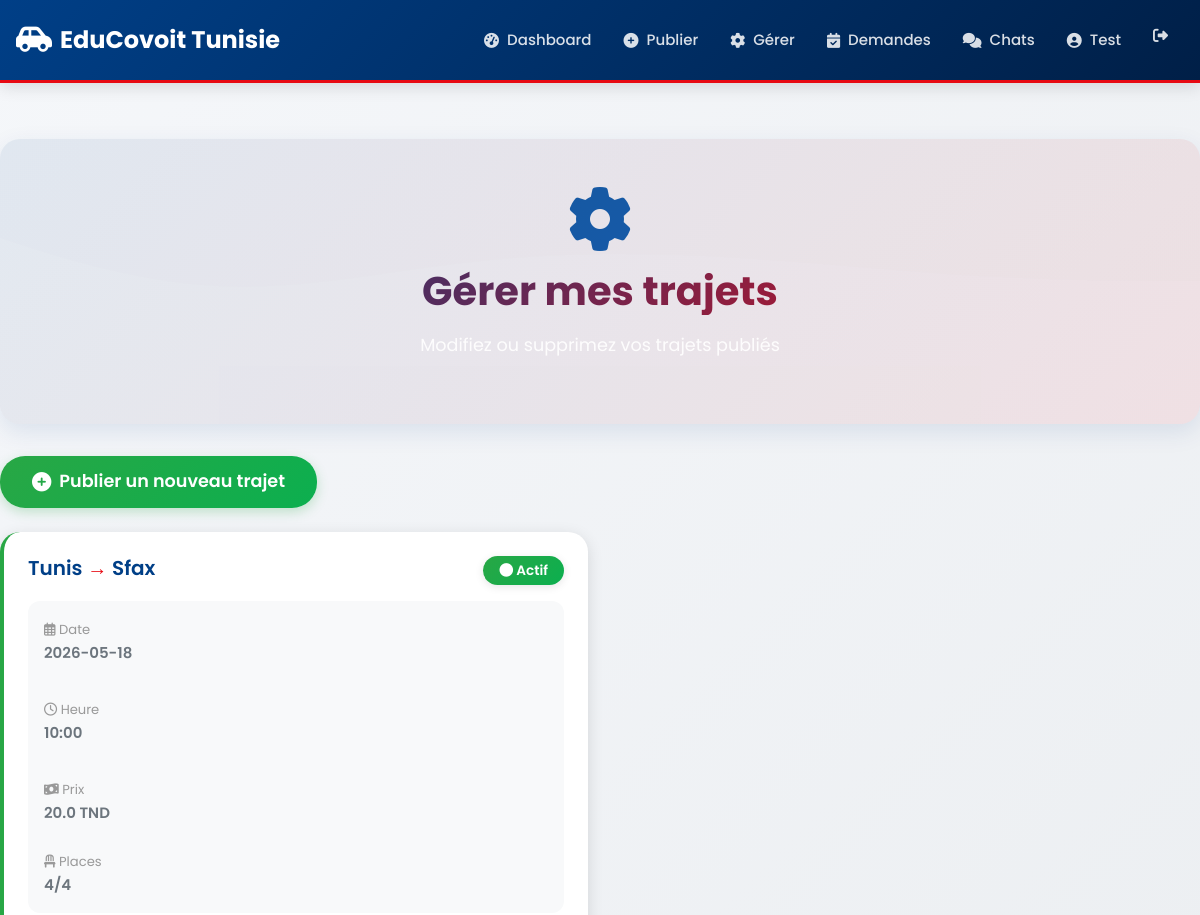
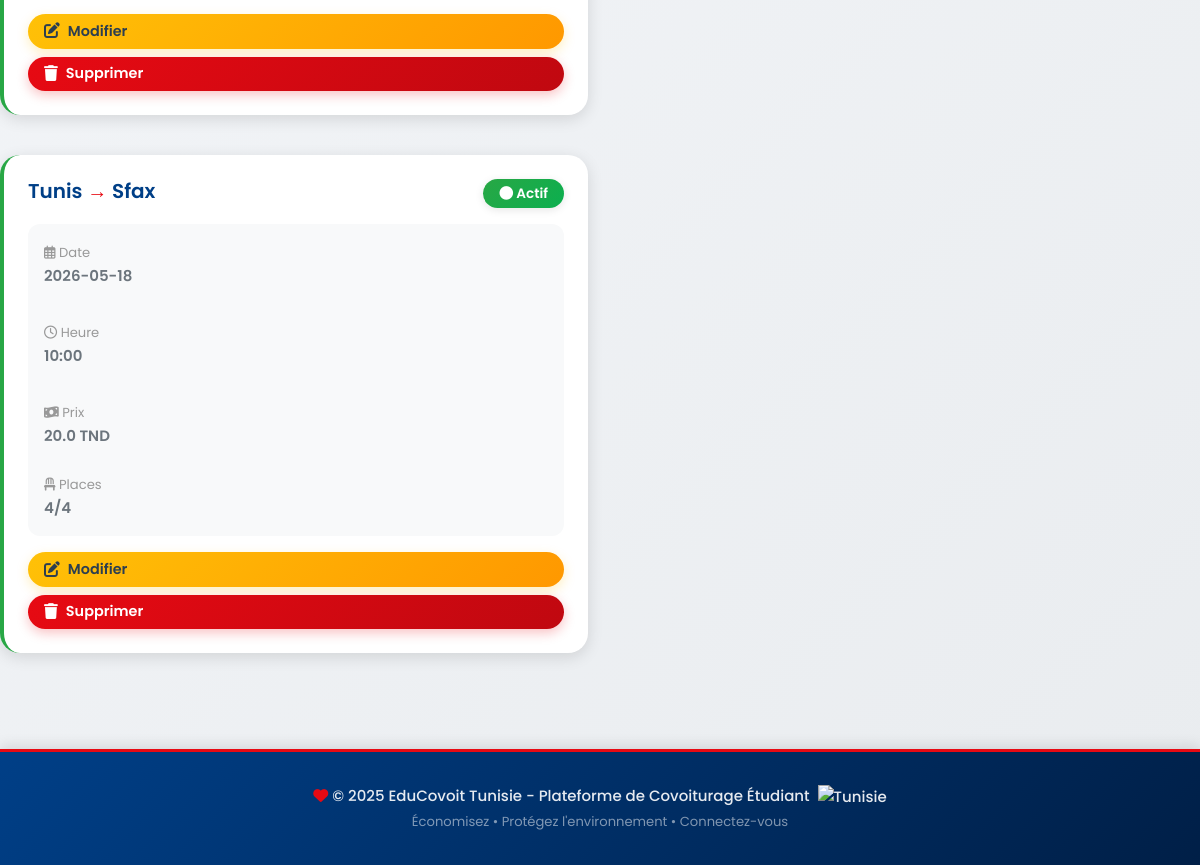
Page /gestion_trajets (signed in) on the committed database (2 pictures, top to bottom).
### models.py (models this page shows, shortened)
class Utilisateur(UserMixin, db.Model):
    __tablename__ = 'utilisateurs'
    id = db.Column(db.Integer, primary_key=True)
    nom = db.Column(db.String(100), nullable=False)
    email = db.Column(db.String(100), unique=True, nullable=False)
    telephone = db.Column(db.String(20))
    mot_de_passe = db.Column(db.String(255), nullable=False)
    note_moyenne = db.Column(db.Float, default=0.0)
    nombre_avis = db.Column(db.Integer, default=0)
    type_utilisateur = db.Column(db.String(20))
    avis_recus = db.relationship('Avis', foreign_keys='Avis.cible_id', backref='cible')
    avis_donnes = db.relationship('Avis', foreign_keys='Avis.auteur_id', backref='auteur')

class Trajet(db.Model):
    __tablename__ = 'trajets'
    id = db.Column(db.Integer, primary_key=True)
    conducteur_id = db.Column(db.Integer, db.ForeignKey('utilisateurs.id'), nullable=False)
    depart = db.Column(db.String(200), nullable=False)
    arrivee = db.Column(db.String(200), nullable=False)
    date = db.Column(db.String(20), nullable=False)
    heure = db.Column(db.String(10), nullable=False)
    places_disponibles = db.Column(db.Integer, nullable=False)
    places_initiales = db.Column(db.Integer, nullable=False)
    prix = db.Column(db.Float, nullable=False)
    reservations = db.relationship('Reservation', backref='trajet', lazy=True)

### app.py (the view)
@app.route('/gestion_trajets')
@login_required
def gestion_trajets():
    if current_user.type_utilisateur != 'conducteur':
        return redirect(url_for('dashboard'))
    trajets = Trajet.query.filter_by(conducteur_id=current_user.id).order_by(Trajet.date).all()
    return render_template('gestion_trajets.html', trajets=trajets, today=get_current_date())

### app.py (called while the page is built)
@login_manager.user_loader
def load_user(user_id):
    return Utilisateur.query.get(int(user_id))

def get_current_date():
    return date.today().strftime('%Y-%m-%d')

### templates/gestion_trajets.html (shortened to what this page needs)
{% extends "base.html" %}
{% block content %}
<div class="hero-section fade-in text-center" style="margin-bottom: 2rem;">
    <div style="position: relative; z-index: 1;">
        <i class="fas fa-cog" style="font-size: 4rem; margin-bottom: 1rem; display: block;"></i>
        <h1>Gérer mes trajets</h1>
        <p>Modifiez ou supprimez vos trajets publiés</p>
    </div>
</div>
<div class="row fade-in">
    <div class="col-md-12 mb-4">
        <a href="{{ url_for('publier_trajet') }}" class="btn btn-success btn-lg">
            <i class="fas fa-plus-circle"></i> Publier un nouveau trajet
        </a>
    </div>
</div>
<div class="row fade-in">
    <div class="col-md-12">
        {% if trajets %}
            <div class="row">
                {% for trajet in trajets %}
                <div class="col-md-6 mb-3">
                    <div class="card" style="border-radius: 20px; overflow: hidden; border-left: 4px solid {% if trajet.date >= today %}#28a745{% else %}#999{% endif %};">
                        <div class="card-body p-4">
                            <div class="d-flex justify-content-between align-items-start mb-2">
                                <h5 style="color: #003F87; margin: 0;">
                                    {{ trajet.depart }} <span style="color: #E70A13;">→</span> {{ trajet.arrivee }}
                                </h5>
                                {% if trajet.date >= today %}
                                    <span class="badge bg-success"><i class="fas fa-circle"></i> Actif</span>
                                {% else %}
                                    <span class="badge bg-secondary"><i class="fas fa-circle"></i> Passé</span>
                                {% endif %}
                            </div>
                            <div style="background: #f8f9fa; padding: 1rem; border-radius: 12px; margin: 1rem 0;">
                                <div class="row">
                                    <div class="col-6 mb-2">
                                        <small style="color: #999;"><i class="far fa-calendar-alt"></i> Date</small>
                                        <p style="margin: 0; font-weight: 600;">{{ trajet.date }}</p>
                                    </div>
                                    <div class="col-6 mb-2">
                                        <small style="color: #999;"><i class="far fa-clock"></i> Heure</small>
                                        <p style="margin: 0; font-weight: 600;">{{ trajet.heure }}</p>
                                    </div>
                                    <div class="col-6">
                                        <small style="color: #999;"><i class="fas fa-money-bill-wave"></i> Prix</small>
                                        <p style="margin: 0; font-weight: 600;">{{ trajet.prix }} TND</p>
                                    </div>
                                    <div class="col-6">
                                        <small style="color: #999;"><i class="fas fa-chair"></i> Places</small>
                                        <p style="margin: 0; font-weight: 600;">{{ trajet.places_disponibles }}/{{ trajet.places_initiales }}</p>
                                    </div>
                                </div>
                            </div>
                            {% if trajet.date >= today %}
                                <div class="d-grid gap-2">
                                    <a href="{{ url_for('modifier_trajet', trajet_id=trajet.id) }}" class="btn btn-warning btn-sm">
                                        <i class="fas fa-edit"></i> Modifier
                                    </a>
                                    <a href="{{ url_for('supprimer_trajet', trajet_id=trajet.id) }}" class="btn btn-danger btn-sm" onclick="return confirm('Êtes-vous sûr de vouloir supprimer ce trajet ?')">
                                        <i class="fas fa-trash"></i> Supprimer
                                    </a>
                                </div>
                            {% else %}
                                <div class="alert alert-info" style="margin: 0; border-radius: 12px; border: none;">
                                    <small><i class="fas fa-info-circle"></i> Ce trajet est passé et ne peut pas être modifié</small>
                                </div>
                            {% endif %}
                        </div>
                    </div>
                </div>
                {% endfor %}
            </div>
        {% endif %}
    </div>
</div>
{% endblock %}

### templates/base.html (shortened to what this page needs)
<!DOCTYPE html>
<html lang="fr">
<head>
    <link href="https://cdn.jsdelivr.net/npm/bootstrap@5.3.0/dist/css/bootstrap.min.css" rel="stylesheet">
    <link rel="stylesheet" href="https://cdnjs.cloudflare.com/ajax/libs/font-awesome/6.4.0/css/all.min.css">
    <link rel="stylesheet" href="{{ url_for('static', filename='css/style.css') }}">
</head>
<body>
    <nav class="navbar navbar-expand-lg navbar-dark sticky-top">
        <div class="container">
            <a class="navbar-brand" href="{{ url_for('index') }}">
                <i class="fas fa-car-side"></i> EduCovoit Tunisie
            </a>
            <div class="collapse navbar-collapse" id="navbarNav">
                <ul class="navbar-nav ms-auto">
                    {% if current_user.is_authenticated %}
                        <li class="nav-item">
                            <a class="nav-link" href="{{ url_for('dashboard') }}">
                                <i class="fas fa-tachometer-alt"></i> Dashboard
                            </a>
                        </li>
                        {% if current_user.type_utilisateur == 'conducteur' %}
                            <li class="nav-item">
                                <a class="nav-link" href="{{ url_for('publier_trajet') }}">
                                    <i class="fas fa-plus-circle"></i> Publier
                                </a>
                            </li>
                            <li class="nav-item">
                                <a class="nav-link" href="{{ url_for('gestion_trajets') }}">
                                    <i class="fas fa-cog"></i> Gérer
                                </a>
                            </li>
                            <li class="nav-item">
                                <a class="nav-link" href="{{ url_for('gerer_reservations') }}">
                                    <i class="fas fa-calendar-check"></i> Demandes
                                </a>
                            </li>
                        {% endif %}
                        <li class="nav-item">
                            <a class="nav-link" href="{{ url_for('chats') }}">
                                <i class="fas fa-comments"></i> Chats
                            </a>
                        </li>
                        <li class="nav-item">
                            <a class="nav-link" href="{{ url_for('profil') }}">
                                <i class="fas fa-user-circle"></i> {{ current_user.nom.split()[0] }}
                            </a>
                        </li>
                        <li class="nav-item">
                            <a class="nav-link text-danger" href="{{ url_for('deconnexion') }}" title="Déconnexion">
                                <i class="fas fa-sign-out-alt"></i>
                            </a>
                        </li>
                    {% endif %}
                </ul>
            </div>
        </div>
    </nav>
    <div class="container mt-4 content-wrapper">
        {% block content %}{% endblock %}
    </div>
    <div class="footer">
        <div class="container">
            <p class="mb-0">
                <i class="fas fa-heart" style="color: #E70A13;"></i>
                &copy; 2025 EduCovoit Tunisie - Plateforme de Covoiturage Étudiant
                <img src="https://cdnjs.cloudflare.com/ajax/libs/flag-icon-css/3.5.0/flags/4x3/tn.svg" alt="Tunisie" style="height: 16px; margin-left: 4px;">
            </p>
            <small class="text-white-50">Économisez • Protégez l'environnement • Connectez-vous</small>
        </div>
    </div>
</body>
</html>

### rows in the picture
Utilisateur: nom "Test"
Trajet: depart "Tunis", arrivee "Sfax", shows "Actif", date "2026-05-18", heure "10:00", prix "20.0", places_disponibles "4", places_initiales "4"
Trajet: depart "Tunis", arrivee "Sfax", shows "Actif", date "2026-05-18", heure "10:00", prix "20.0", places_disponibles "4", places_initiales "4"
